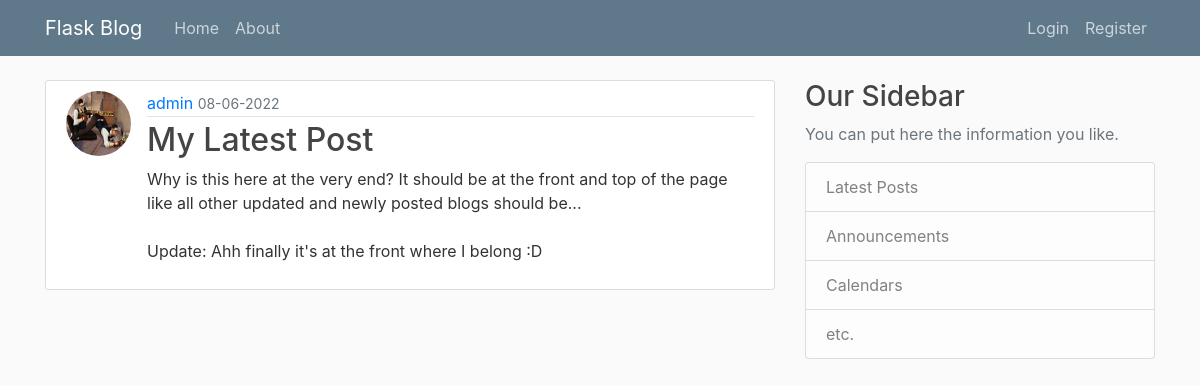
The page /post/14 on the database its author committed.
### main_app/models.py (models this page shows, shortened)
class User(db.Model, UserMixin):
    id = db.Column(db.Integer, primary_key=True)
    username = db.Column(db.String(20), unique=True, nullable=False) # false null makes some sort of imput compulsory
    email = db.Column(db.String(120), unique=True, nullable=False)
    image_file = db.Column(db.String(20), nullable=False, default='default.jpg') # default profile picture is set if there's nothing
    password = db.Column(db.String(60), nullable=False)
    posts = db.relationship('Post', backref='author', lazy=True) # relationship (two way) pulls out information from User or Post class

class Post(db.Model):
    id = db.Column(db.Integer, primary_key=True)
    title = db.Column(db.String(100), nullable=False)
    date_posted = db.Column(db.DateTime, nullable=False, default=datetime.utcnow) # imported from datetime, sets date and time of post to that instant
    content = db.Column(db.Text, nullable=False)
    user_id = db.Column(db.Integer, db.ForeignKey('user.id'), nullable=False)

### main_app/routes.py (the view)
@app.route("/post/<int:post_id>") # integer for post id is unique for all posts
def post(post_id):
    post = Post.query.get_or_404(post_id) # get_or_404 either grabs post id or if none found, displays 404 error
    return render_template('post.html', title=post.title, post=post)

### main_app/templates/post.html (shortened to what this page needs)
{% extends "layout.html" %}
{% block content %}
    <article class="media content-section">
        <img class="rounded-circle article-img" src="{{ url_for('static', filename='profile_pics/' + post.author.image_file) }}">
        <div class="media-body">
            <div class="article-metadata">
                <a class-"mr-2" href="#"> {{ post.author.username }} </a>
                <small class="text-muted"> {{ post.date_posted.strftime('%d-%m-%Y') }} </small>
            </div>
            <h2 class="article-title"> {{ post.title }} </h2>
            <p class="article-content"> {{ post.content }} </p>
        </div>
    </article>
{% endblock content %}

### main_app/static/main.css (style rules this page uses)
body { background: #fafafa; color: #333333; margin-top: 5rem; }
h1, h2, h3, h4, h5, h6 { color: #444444; }
.content-section { background: #ffffff; padding: 10px 20px; border: 1px solid #dddddd; border-radius: 3px; margin-bottom: 20px; }
.article-title { color: #444444; }
.article-content { white-space: pre-line; }
.article-img { height: 65px; width: 65px; margin-right: 16px; }
.article-metadata { padding-bottom: 1px; margin-bottom: 4px; border-bottom: 1px solid #e3e3e3 }

### rows shown on the page
User: image_file (picture), author.username "admin"
Post: date_posted "08-06-2022", title "My Latest Post", content "Why is this here at the very end? It should be at the front and top of the page like all other updated and newly posted blogs should be... Update: Ahh finally it's at the front where I belong :D"
